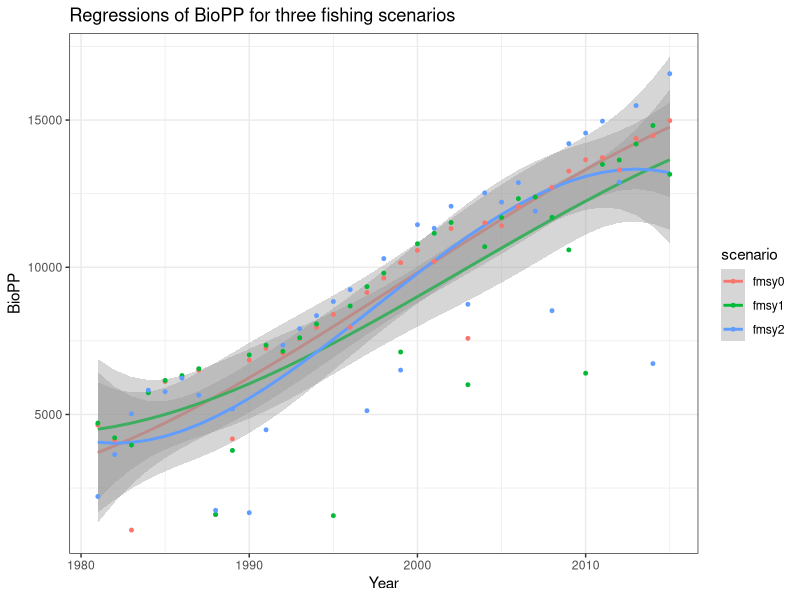
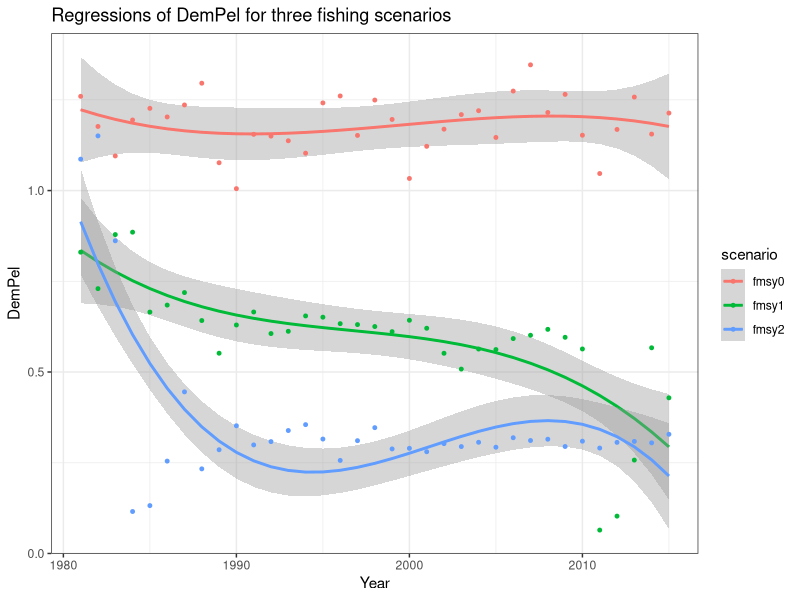
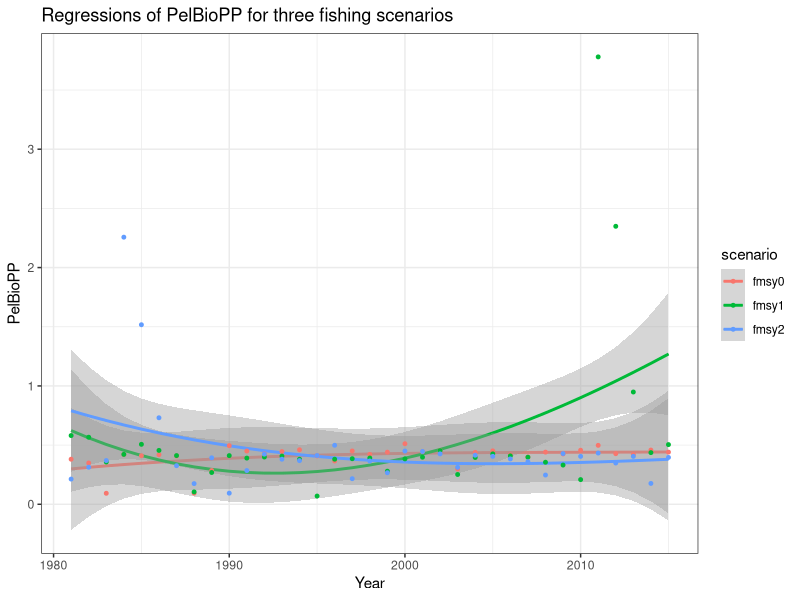

These charts were generated, in order, by the following R code:
library(tidyverse)
library(car)

##Explore data

read.csv("stats/fisheries_ecosystem/biopp.csv")  %>% gather(scenario, biopp, 2:4) -> biopp

fitpp0<- lm(biopp ~ poly(year,3), data=biopp)
fitpp1<- lm(biopp ~ poly(year, 3) * scenario, data=biopp)
####Plotting regressions######
dat.a = data.frame(year= 1981:2015, scenario='fmsy0')
intervals.a <- predict(fitpp1,newdata = dat.a,interval='confidence',
                       level=0.95)
data.frame(intervals.a) -> intervals.a
intervals.a%>% mutate(year = 1981:2015) %>% select(year, everything()) %>% mutate(scenario='fmsy0')-> intervals.a

dat.b = data.frame(year= 1981:2015, scenario='fmsy1')
intervals.b<- predict(fitpp1, newdata = dat.b, interval='confidence', level=0.95)
data.frame(intervals.b) -> intervals.b
intervals.b%>% mutate(year = 1981:2015) %>% select(year, everything())%>% mutate(scenario='fmsy1') -> intervals.b
dat.c = data.frame(year= 1981:2015, scenario='fmsy2')
intervals.c<- predict(fitpp1, newdata = dat.c, interval='confidence', level=0.95)
data.frame(intervals.c) -> intervals.c
intervals.c%>% mutate(year = 1981:2015) %>% select(year, everything()) %>% mutate(scenario='fmsy2') -> intervals.c

new_intervals<- rbind(intervals.a, intervals.b, intervals.c)

ggplot(new_intervals, aes(x =year, y = fit)) +
  theme_bw() +
  geom_line(aes(colour=scenario)) +
  geom_smooth(aes(ymin = lwr, ymax = upr, colour=scenario), stat = "identity") +
  geom_point(data = biopp, aes(x = year, y = biopp, colour=scenario), size=1)+
  xlab("Year") +
  ylab("BioPP") +
  ggtitle("Regressions of BioPP for three fishing scenarios")


######## DemPel#############
read.csv("stats/fisheries_ecosystem/dempel.csv")  %>% gather(scenario, dempel, 2:4) -> dempel

fitdp0<- lm(dempel ~ poly(year,3), data=dempel)
fitdp1<- lm(dempel ~ poly(year,3) * scenario, data=dempel)
####Plotting regressions######
dat.a = data.frame(year= 1981:2015, scenario='fmsy0')
intervals.a <- predict(fitdp1,newdata = dat.a,interval='confidence',
                       level=0.95)
data.frame(intervals.a) -> intervals.a
intervals.a%>% mutate(year = 1981:2015) %>% select(year, everything()) %>% mutate(scenario='fmsy0')-> intervals.a

dat.b = data.frame(year= 1981:2015, scenario='fmsy1')
intervals.b<- predict(fitdp1, newdata = dat.b, interval='confidence', level=0.95)
data.frame(intervals.b) -> intervals.b
intervals.b%>% mutate(year = 1981:2015) %>% select(year, everything())%>% mutate(scenario='fmsy1') -> intervals.b
dat.c = data.frame(year= 1981:2015, scenario='fmsy2')
intervals.c<- predict(fitdp1, newdata = dat.c, interval='confidence', level=0.95)
data.frame(intervals.c) -> intervals.c
intervals.c%>% mutate(year = 1981:2015) %>% select(year, everything()) %>% mutate(scenario='fmsy2') -> intervals.c

new_intervals<- rbind(intervals.a, intervals.b, intervals.c)

ggplot(new_intervals, aes(x =year, y = fit)) +
  theme_bw() +
  geom_line(aes(colour=scenario)) +
  geom_smooth(aes(ymin = lwr, ymax = upr, colour=scenario), stat = "identity") +
  geom_point(data = dempel, aes(x = year, y = dempel, colour=scenario), size=1)+
  xlab("Year") +
  ylab("DemPel") +
  ggtitle("Regressions of DemPel for three fishing scenarios")

#####PelBioPP######
read.csv("stats/fisheries_ecosystem/pelbiopp.csv")  %>% gather(scenario, pelbiopp, 2:4) -> pelbiopp
#pelbiopp<- pelbiopp %>% filter(scenario %in% c("fmsy0", "fmsy2"))

fitpbp0<- lm(pelbiopp ~ poly(year, 3), data=pelbiopp)
fitpbp1<- lm(pelbiopp ~ poly(year, 3) * scenario, data=pelbiopp)
####Plotting regressions######
dat.a = data.frame(year= 1981:2015, scenario='fmsy0')
intervals.a <- predict(fitpbp1,newdata = dat.a,interval='confidence',
                       level=0.95)
data.frame(intervals.a) -> intervals.a
intervals.a%>% mutate(year = 1981:2015) %>% select(year, everything()) %>% mutate(scenario='fmsy0')-> intervals.a

dat.b = data.frame(year= 1981:2015, scenario='fmsy1')
intervals.b<- predict(fitpbp1, newdata = dat.b, interval='confidence', level=0.95)
data.frame(intervals.b) -> intervals.b
intervals.b%>% mutate(year = 1981:2015) %>% select(year, everything())%>% mutate(scenario='fmsy1') -> intervals.b
dat.c = data.frame(year= 1981:2015, scenario='fmsy2')
intervals.c<- predict(fitpbp1, newdata = dat.c, interval='confidence', level=0.95)
data.frame(intervals.c) -> intervals.c
intervals.c%>% mutate(year = 1981:2015) %>% select(year, everything()) %>% mutate(scenario='fmsy2') -> intervals.c

new_intervals<- rbind(intervals.a, intervals.b, intervals.c)

ggplot(new_intervals, aes(x =year, y = fit)) +
  theme_bw() +
  geom_line(aes(colour=scenario)) +
  geom_smooth(aes(ymin = lwr, ymax = upr, colour=scenario), stat = "identity") +
  geom_point(data = pelbiopp, aes(x = year, y = pelbiopp, colour=scenario), size=1)+
  xlab("Year") +
  ylab("PelBioPP") +
  ggtitle("Regressions of PelBioPP for three fishing scenarios")